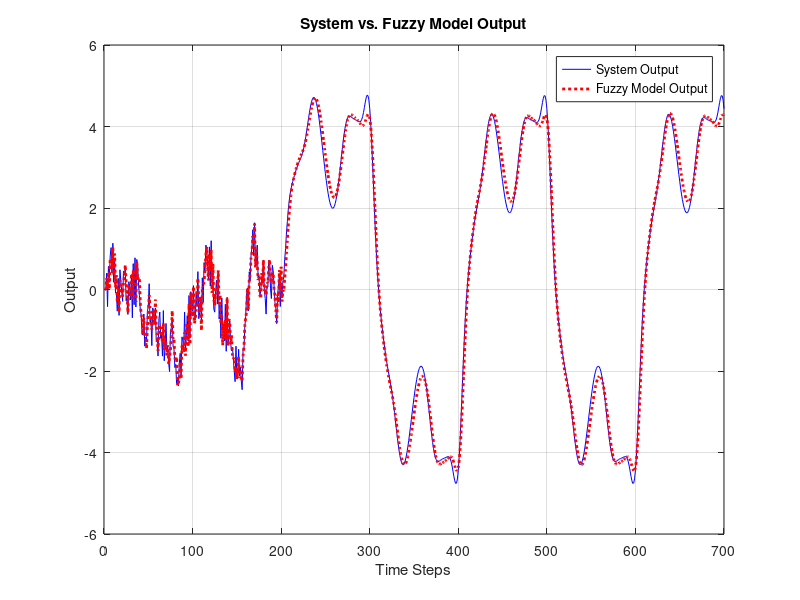
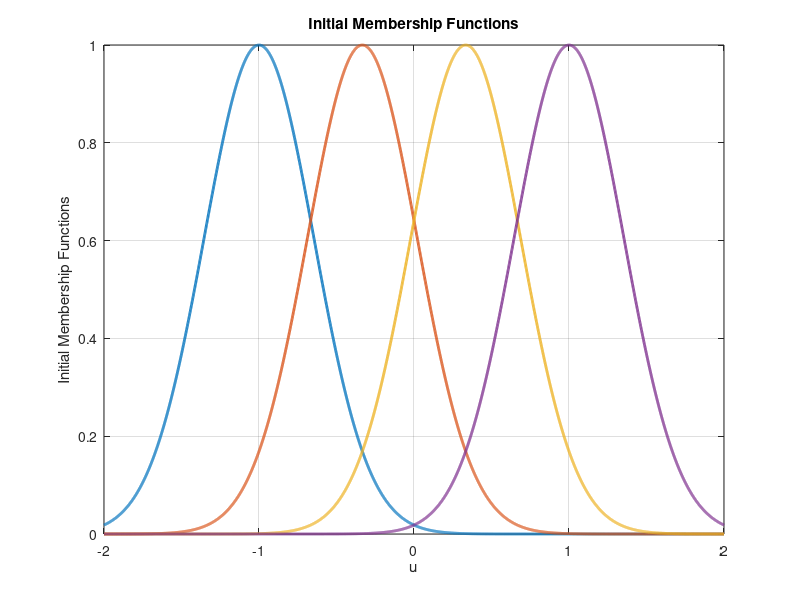
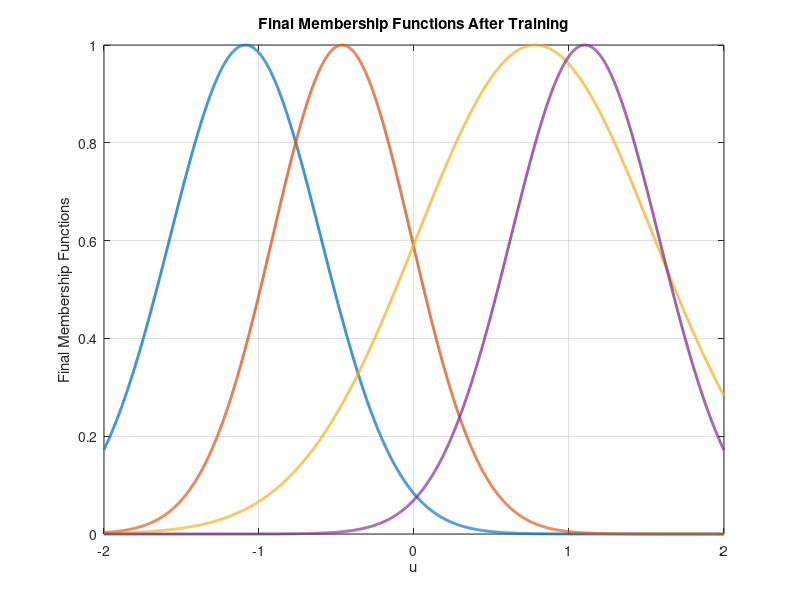

Write the MATLAB code that produced these figures, in order.
clc;
clear;
close all;

%% Initialization
M = 4; % Number of fuzzy rules (membership functions)
num_training = 200; % Number of training samples
total_num = 700; % Total number of samples
lambda = 0.1; % Learning rate for updating parameters

% Initialize matrices and vectors
x_bar = zeros(num_training, M);
g_bar = zeros(num_training, M);
sigma = zeros(num_training, M);
y = zeros(total_num, 1);
u = zeros(total_num, 1);
x = zeros(total_num, 1);
y_hat = zeros(total_num, 1);
f_hat = zeros(total_num, 1);
z = zeros(M, 1);
g_u = zeros(total_num, 1);

% Initial input and output
u(1) = -1 + 2 * rand; % Random initial input between -1 and 1
y(1) = 0;
y(2) = 0; % Avoid accessing y(-1) in the update equation
g_u(1) = 0.6 * sin(pi * u(1)) + 0.3 * sin(3 * pi * u(1)) + 0.1 * sin(5 * pi * u(1));
f_hat(1) = g_u(1);

%% Define initial membership functions
u_min = -1;
u_max = 1;
h = (u_max - u_min) / (M - 1);

for k = 1:M
    x_bar(1, k) = -1 + h * (k - 1);
    g_bar(1, k) = 0.6 * sin(pi * x_bar(1, k)) + 0.3 * sin(3 * pi * x_bar(1, k)) + 0.1 * sin(5 * pi * x_bar(1, k));
end

sigma(1, 1:M) = (max(x_bar(1, :)) - min(x_bar(1, :))) / M;

%% Training Process (Using Gradient Descent)
for q = 2:num_training
    b = 0; 
    a = 0;
    x(q) = -1 + 2 * rand; % Random input between -1 and 1
    u(q) = x(q);
    g_u(q) = 0.6 * sin(pi * u(q)) + 0.3 * sin(3 * pi * u(q)) + 0.1 * sin(5 * pi * u(q));

    % Compute fuzzy system output
    for l = 1:M
        z(l) = exp(-((x(q) - x_bar(q-1, l)) / sigma(q-1, l))^2);
        b = b + z(l);
        a = a + g_bar(q-1, l) * z(l);
    end

    f_hat(q) = a / b;
    y(q+1) = 0.3 * y(q) + 0.6 * y(q-1) + g_u(q);
    y_hat(q+1) = 0.3 * y(q) + 0.6 * y(q-1) + f_hat(q);

    % Update fuzzy rule parameters using gradient descent
    for l = 1:M
        g_bar(q, l) = g_bar(q-1, l) - lambda * (f_hat(q) - g_u(q)) * z(l) / b;
        x_bar(q, l) = x_bar(q-1, l) - lambda * ((f_hat(q) - g_u(q)) / b) * ...
            (g_bar(q-1, l) - f_hat(q)) * z(l) * 2 * (x(q) - x_bar(q-1, l)) / (sigma(q-1, l)^2);
        sigma(q, l) = sigma(q-1, l) - lambda * ((f_hat(q) - g_u(q)) / b) * ...
            (g_bar(q-1, l) - f_hat(q)) * z(l) * 2 * (x(q) - x_bar(q-1, l)) / (sigma(q-1, l)^3);
    end
end

%% Testing the Model with New Data
for q = num_training:total_num-1
    b = 0; 
    a = 0;
    x(q) = sin(2 * q * pi / 200); % Generate test input data
    u(q) = x(q);
    g_u(q) = 0.6 * sin(pi * u(q)) + 0.3 * sin(3 * pi * u(q)) + 0.1 * sin(5 * pi * u(q));

    % Compute fuzzy system output for test data
    for l = 1:M
        z(l) = exp(-((x(q) - x_bar(num_training-1, l)) / sigma(num_training-1, l))^2);
        b = b + z(l);
        a = a + g_bar(num_training-1, l) * z(l);
    end

    f_hat(q) = a / b;
    y(q+1) = 0.3 * y(q) + 0.6 * y(q-1) + g_u(q);
    y_hat(q+1) = 0.3 * y(q) + 0.6 * y(q-1) + f_hat(q);
end

%% Plot results
figure;
plot(1:total_num, y, 'b', 1:total_num, y_hat, 'r:', 'LineWidth', 2);
legend('System Output', 'Fuzzy Model Output')
xlabel('Time Steps');
ylabel('Output');
title('System vs. Fuzzy Model Output');
grid on;

figure;
xp = -2:0.001:2;
for l = 1:M
    miu_x = exp(-((xp - x_bar(1, l)) ./ sigma(1, l)).^2);
    plot(xp, miu_x, 'LineWidth', 2);
    hold on;
end
xlabel('u');
ylabel('Initial Membership Functions');
title('Initial Membership Functions');
grid on;

figure;
for l = 1:M
    miu_x = exp(-((xp - x_bar(num_training-1, l)) ./ sigma(num_training-1, l)).^2);
    plot(xp, miu_x, 'LineWidth', 2);
    hold on;
end
xlabel('u');
ylabel('Final Membership Functions');
title('Final Membership Functions After Training');
grid on;

